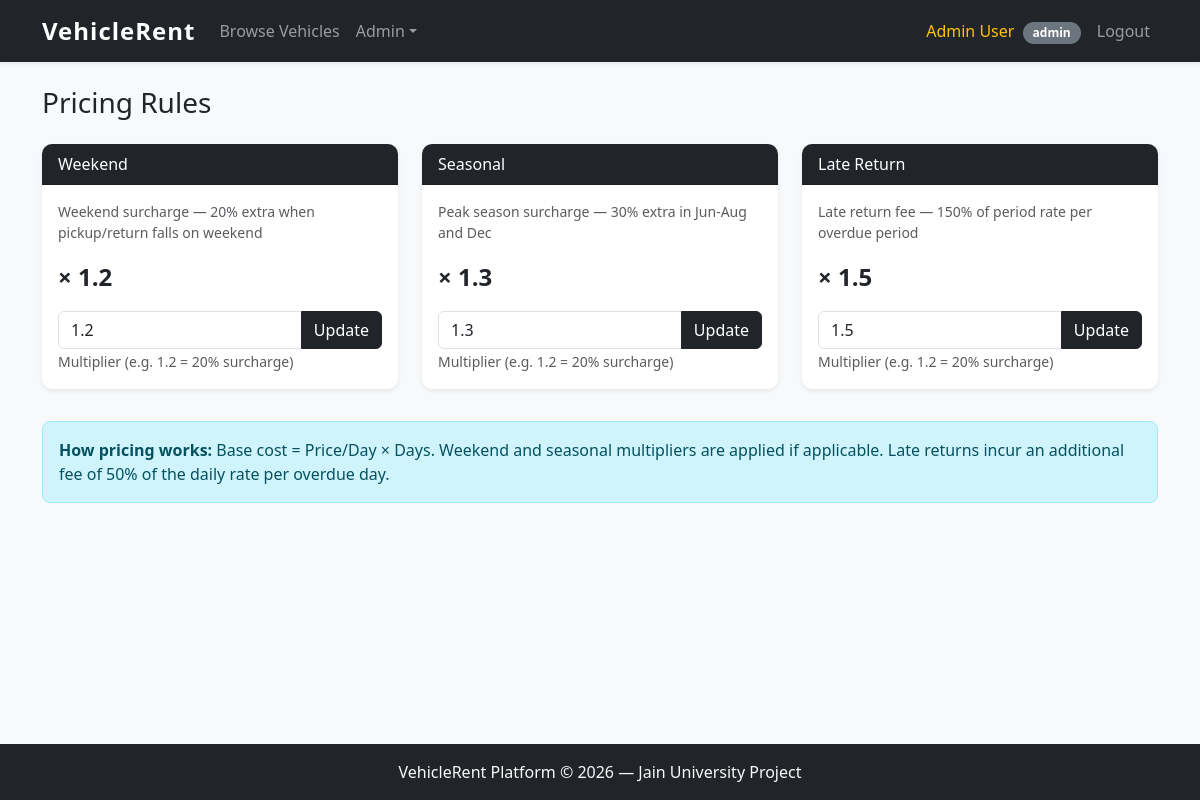
Page /admin/pricing (signed in) on the committed database.
### tables this page shows
CREATE TABLE pricing_rules (
            id          INTEGER PRIMARY KEY AUTOINCREMENT,
            rule_type   TEXT NOT NULL,
            multiplier  REAL NOT NULL DEFAULT 1.0,
            description TEXT
        );

### app.py (the view)
@app.api_route("/admin/pricing", methods=["GET", "POST"])
async def admin_pricing(request: Request):
    if (r := _require_role(request, "admin")):
        return r
    db = get_db()
    if request.method == "POST":
        form = await request.form()
        db.execute(
            "UPDATE pricing_rules SET multiplier = ? WHERE id = ?",
            (float(form.get("multiplier", 1.0)), int(form.get("rule_id", 0))),
        )
        db.commit()
        _flash(request, "Pricing rule updated.", "success")
    rules = db.execute("SELECT * FROM pricing_rules").fetchall()
    db.close()
    return templates.TemplateResponse(request, "admin_pricing.html", ctx(request, rules=rules))

### templates/admin_pricing.html (shortened to what this page needs)
{% extends "base.html" %}
{% block content %}
<h3 class="mb-4">Pricing Rules</h3>
<div class="row">
  {% for rule in rules %}
  <div class="col-md-4 mb-3">
    <div class="card shadow-sm h-100">
      <div class="card-header bg-dark text-white">
        {{ rule.rule_type|replace('_',' ')|title }}
      </div>
      <div class="card-body">
        <p class="text-muted small">{{ rule.description }}</p>
        <p class="fs-4 fw-bold">× {{ rule.multiplier }}</p>
        <form method="POST" action="{{ url_for('admin_pricing') }}">
          <div class="input-group">
            <input type="number" name="multiplier" class="form-control"
                   value="{{ rule.multiplier }}" step="0.01" min="1.0" max="5.0">
            <button type="submit" class="btn btn-dark">Update</button>
          </div>
          <small class="text-muted">Multiplier (e.g. 1.2 = 20% surcharge)</small>
        </form>
      </div>
    </div>
  </div>
  {% endfor %}
</div>
<div class="alert alert-info mt-3">
  <strong>How pricing works:</strong>
  Base cost = Price/Day × Days.
  Weekend and seasonal multipliers are applied if applicable.
  Late returns incur an additional fee of 50% of the daily rate per overdue day.
</div>
{% endblock %}

### static/css/style.css (style rules this page uses)
body { background-color: #f8f9fa; font-family: 'Segoe UI', Tahoma, Geneva, Verdana, sans-serif; min-height: 100vh; display: flex; flex-direction: column; }
.card { border: none; border-radius: 10px; }
.card-header { border-radius: 10px 10px 0 0 !important; }
.alert { border-radius: 8px; }

### rows in the picture
pricing_rules: rule_type "Weekend", description "Weekend surcharge — 20% extra when pickup/return falls on weekend", multiplier "1.2"
pricing_rules: rule_type "Seasonal", description "Peak season surcharge — 30% extra in Jun-Aug and Dec", multiplier "1.3"
pricing_rules: rule_type "Late Return", description "Late return fee — 150% of period rate per overdue period", multiplier "1.5"

### other values in the picture
{{ session.name }} "Admin User"
{{ session.role }} "admin"
